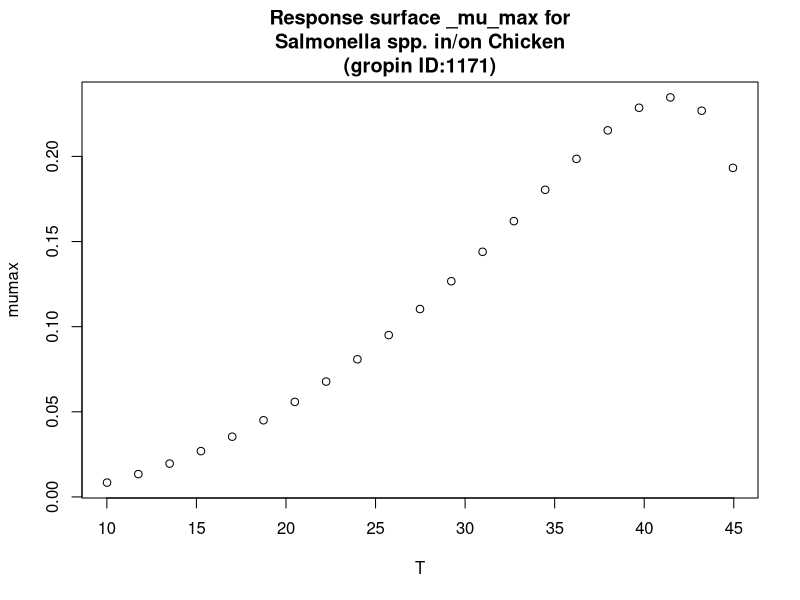

This chart was generated by the following R code:
#############################
# start of Parameter script
#############################
T <- seq(10.01,44.955044955045,length.out=21)
#############################
# end of Parameter script
#############################
############################# 
# start of Model script Gropin ID 1171 
#############################
 
# constant coefficients for this model
 
variables <- data.frame(T)
argumentsPar <- unique.data.frame(expand.grid(variables))
 
# heart of the model
response_surface <- function(T) {
   mumax <-0.00019*((T-3.35)^2)*(1-exp(0.29*(T-48.01)))

	return(mumax=mumax)
} 

# output parameters
responseSurface <- cbind(argumentsPar,response_surface(argumentsPar['T']))
colnames(responseSurface) <- c(colnames(argumentsPar),'mumax')
#############################
# End of Model script
#############################
############################# 
# start of Visualisation script Gropin ID 1171 
#############################
titleText <-'Response surface _mu_max for
Salmonella spp. in/on Chicken
(gropin ID:1171)'
plot(T,responseSurface$'mumax',xlab='T',
                          ylab='mumax',main=titleText)
#############################
# End of Visualisation script
#############################
